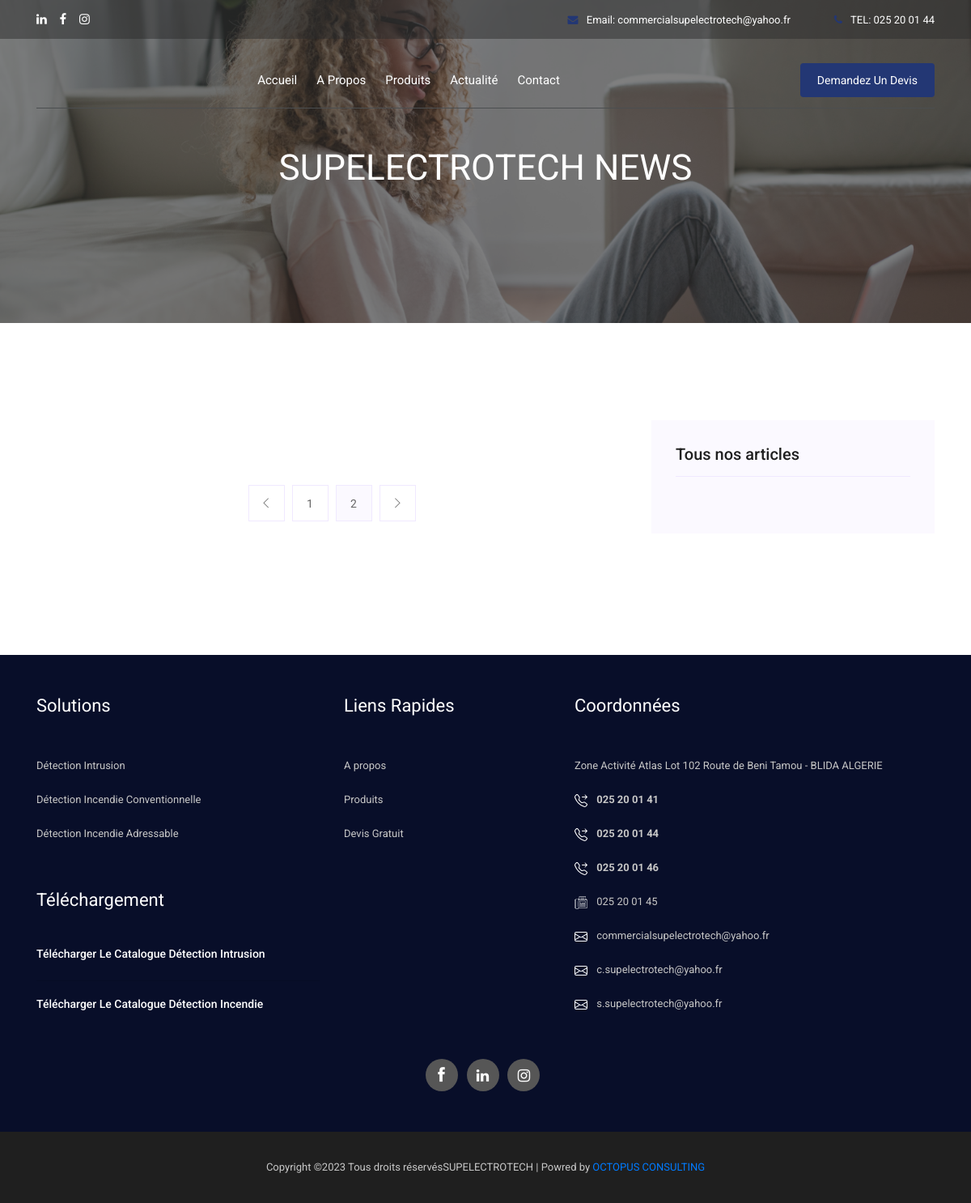
/articles/, run on an earlier commit of the app's database.
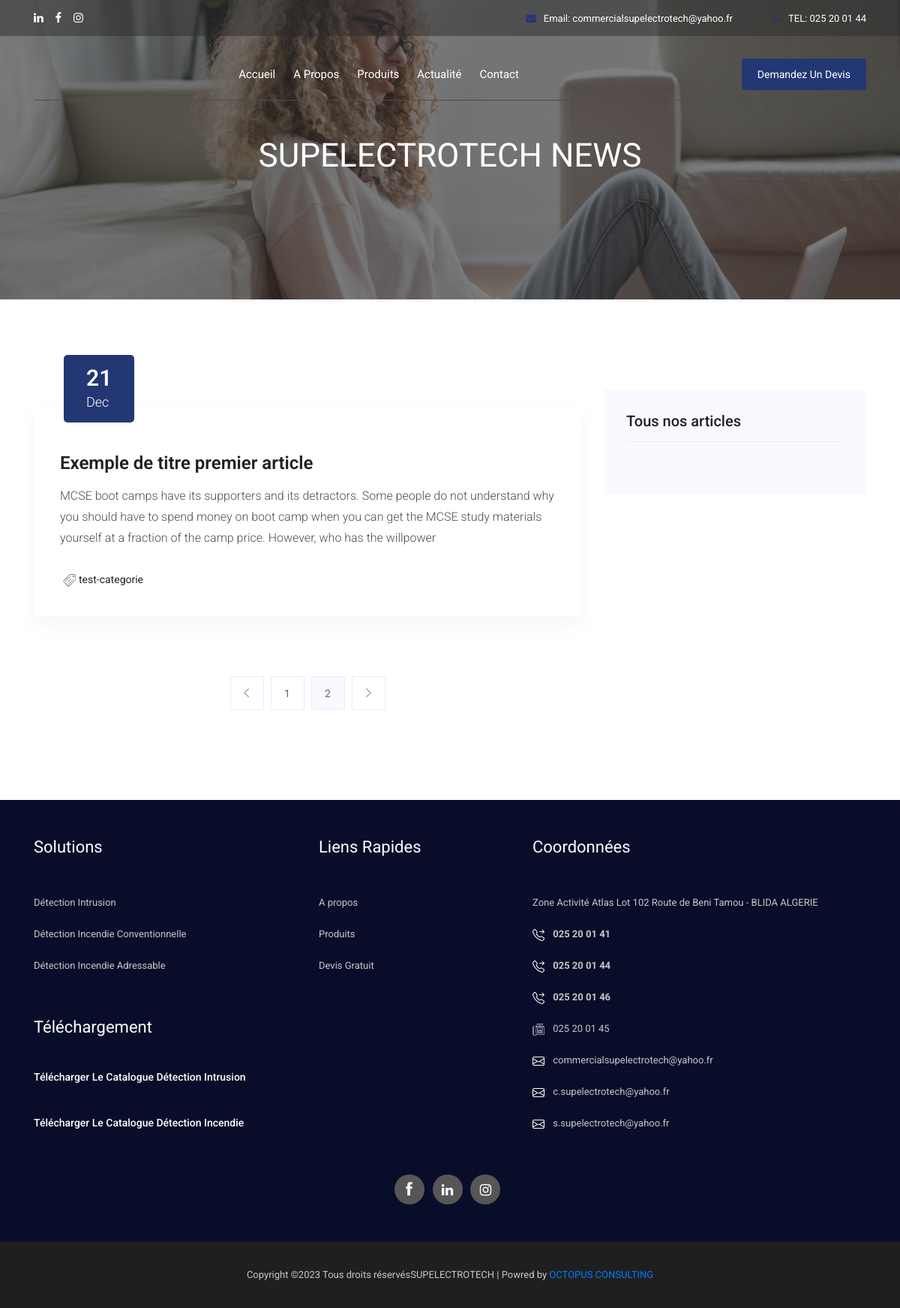
And on a later commit of the database.
### main/models.py (models this page shows, shortened)
class Post(models.Model):
    titre = models.CharField(max_length=200)
    tag = models.ForeignKey(Tag, verbose_name='Categorie' ,on_delete=models.CASCADE, blank=True, null=True)
    slug = models.SlugField(max_length=100)
    intro = models.TextField( blank=True)
    image_1 = models.ImageField(verbose_name='Image 1' ,upload_to='slides/', blank= True, null=True)
    text_1 = HTMLField(verbose_name='text 1', blank= True, null=True)
    image_2 = models.ImageField(verbose_name='Image' ,upload_to='slides/', blank= True, null=True)
    text_2 = HTMLField(verbose_name='text 2', blank= True, null=True)
    image_3 = models.ImageField(verbose_name='Image' ,upload_to='slides/', blank= True, null=True)
    text_3 = HTMLField(verbose_name='text 3', blank= True, null=True)
    created_date = models.DateTimeField(default=timezone.now)

class Tag(models.Model):
    tag = models.CharField(max_length=50, verbose_name='categorie')
    def __str__(self):
        return self.tag
    class Meta:
        verbose_name = 'Categories des articles'

### main/views.py (the view)
# urls.py: path('articles/', BlogView.as_view(), name= 'blog'),
class BlogView(ListView):
    model = Post
    context_object_name = 'posts_list'
    template_name = "blog.html"
    def get_context_data(self, **kwargs):
        context = super().get_context_data(**kwargs)
        context["cat"] = CATEGORY_CHOICES
        context["intrusion"] = Produit.objects.filter(category= 'IN')
        context["conventionnelle"] = Produit.objects.filter(category= 'IC')
        context["adressable"] = Produit.objects.filter(category= 'IA')
        context["categorieX"] = Produit.objects.filter(category= 'C4')
        context["categorieY"] = Produit.objects.filter(category= 'C5')
        context['tags']= Tag.objects.all()
        context['postes']= Post.objects.all()
        return context

### main/custom_context_processor.py (called while the page is built)
def devisFormView(request):
    return {'devis_form': DevisForm()}

### templates/blog.html (shortened to what this page needs)
{% extends "base.html" %}
{% load static %}
{% block content %}
    <div class="bradcam_area breadcam_bg_4">
        <div class="container">
            <div class="row">
                <div class="col-xl-12">
                    <div class="bradcam_text text-center">
                        <h3>SUPELECTROTECH NEWS</h3>
                    </div>
                </div>
            </div>
        </div>
    </div>
    <section class="blog_area section-padding">
        <div class="container">
            <div class="row">
                <div class="col-lg-8 mb-5 mb-lg-0">
                    <div class="blog_left_sidebar">
                        {% for post in posts_list %}
                            <article class="blog_item">
                                <div class="blog_item_img">
                                    <a href="#" class="blog_item_date">
                                        <h3>{{post.created_date.date.day}}</h3>
                                        <p>{{post.created_date|date:"M"}}</p>
                                    </a>
                                </div>
                                <div class="blog_details">
                                    <a class="d-inline-block" href="{% url 'post-detail' slug=post.slug %}">
                                        <h2>{{post.titre}}</h2>
                                    </a>
                                    <p>{{post.intro}}</p>
                                    <ul class="blog-info-link">
                                        <li  class="categorie-article"><img class="img-fluid" src="{% static 'img/svg_icon/cat.svg' %}" width="25" alt="icon categorie" srcset="">{{post.tag}}</li>
                                    </ul>
                                </div>
                            </article>
                        {% endfor %}
                        <nav class="blog-pagination justify-content-center d-flex">
                            <ul class="pagination">
                                <li class="page-item">
                                    <a href="#" class="page-link" aria-label="Previous">
                                        <i class="ti-angle-left"></i>
                                    </a>
                                </li>
                                <li class="page-item">
                                    <a href="#" class="page-link">1</a>
                                </li>
                                <li class="page-item active">
                                    <a href="#" class="page-link">2</a>
                                </li>
                                <li class="page-item">
                                    <a href="#" class="page-link" aria-label="Next">
                                        <i class="ti-angle-right"></i>
                                    </a>
                                </li>
                            </ul>
                        </nav>
                    </div>
                </div>
                <div class="col-lg-4">
                    <div class="blog_right_sidebar">
                        <aside class="single_sidebar_widget popular_post_widget">
                            <h3 class="widget_title">Tous nos articles</h3>
                        </aside>
                    </div>
                </div>
            </div>
        </div>
    </section>
    {% endblock content %}

What changed in the data, as far as the page shows it:
added Post: created_date.date.day "21", created_date "Dec", titre "Exemple de titre premier article", intro "MCSE boot camps have its supporters and its detractors. Some people do not understand why you should have to spend money on boot camp when you can get the MCSE study materials yourself at a fraction of the camp price. However, who has the willpower", tag "test-categorie"
